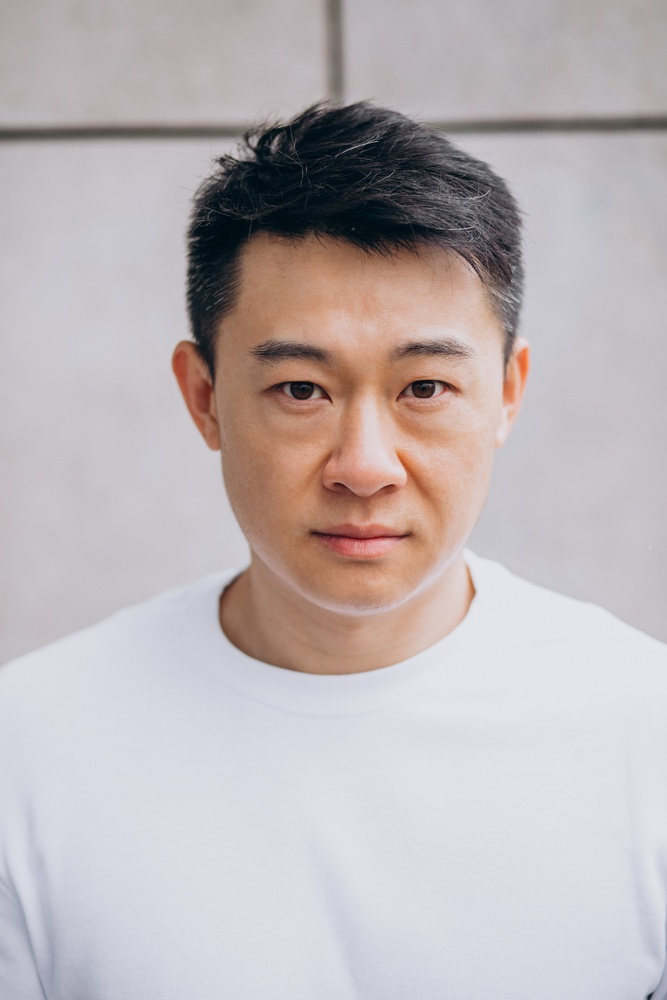
#> input picture Week1/Kmeans_Clustering/data/man.jpg, 667 x 1000 px, shrunk from 2333 x 3500 before the run, found by its file name
$ jupyter execute K_mean_Clusstering.ipynb
#> lines starting #> are read from the running program, lines starting #| are printed output that depends on the picture
Phân đoạn ảnh và nén ảnh

[cell 1]
from google.colab import drive
drive.mount('/content/drive')

[cell 2]
import matplotlib.image as mpimg
import matplotlib.pyplot as plt
import numpy as np
from sklearn.cluster import KMeans

img = mpimg.imread('/content/drive/MyDrive/PAYT/Week_1/K-means_Clusstering/Data/man.jpg')
#> img is the input picture: shape (1000, 667, 3); mean R, G, B 189.1, 180.6, 182.6
plt.imshow(img)
imgplot = plt.imshow(img)
plt.axis('off')
plt.show()
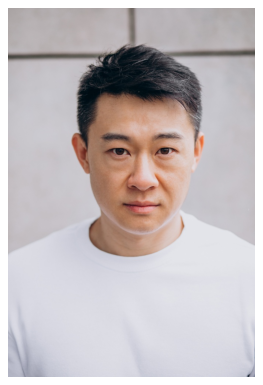
#> figure drawn by matplotlib, 1 panel

[cell 3]
from skimage.transform import rescale
img = rescale(img, 0.5, channel_axis=2)  # Scale ảnh còn 1 nửa
#> img: shape (500, 334, 3) float64

[cell 4]
plt.imshow(img)
plt.axis('off')

[cell 5]
X = img.reshape((img.shape[0]*img.shape[1], img.shape[2])) #chuyển từ ảnh từ dạng 3D về dạng 2D

[cell 6]
for K in [2, 5, 10, 15, 20]:
    kmeans = KMeans(n_clusters=K).fit(X)
    label = kmeans.predict(X)

    img4 = np.zeros_like(X)
    # Thay mỗi pixel có màu tương ứng với từng tâm cụm
    for k in range(K):
        img4[label == k] = kmeans.cluster_centers_[k]
    # Chuyển ảnh từ định dạng 2D về 3D
    img5 = img4.reshape((img.shape[0], img.shape[1], img.shape[2]))
    # Scale ảnh về ban đầu
    img5 = rescale(img5, 2.0, channel_axis=2, order=1)
    plt.imshow(img5, interpolation='nearest')
    plt.axis('off')
    plt.show()
#> this loop made 5 passes
#> pass 1, `plt.show()`:
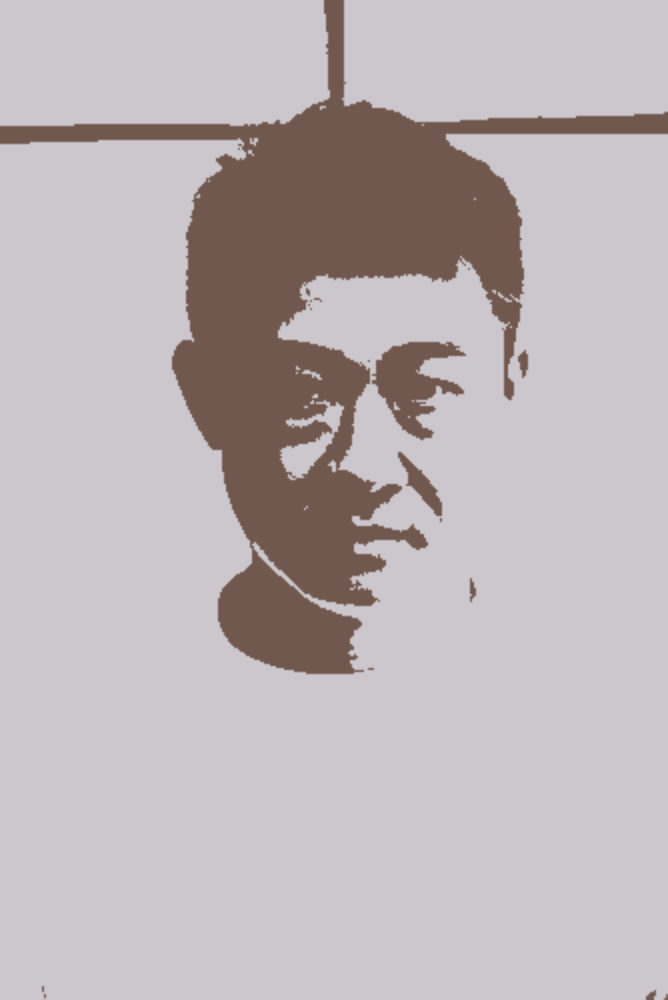
#> shown: shape (1000, 668, 3) float64; mean R, G, B 0.742, 0.708, 0.716
#> pass 2, `plt.show()`:
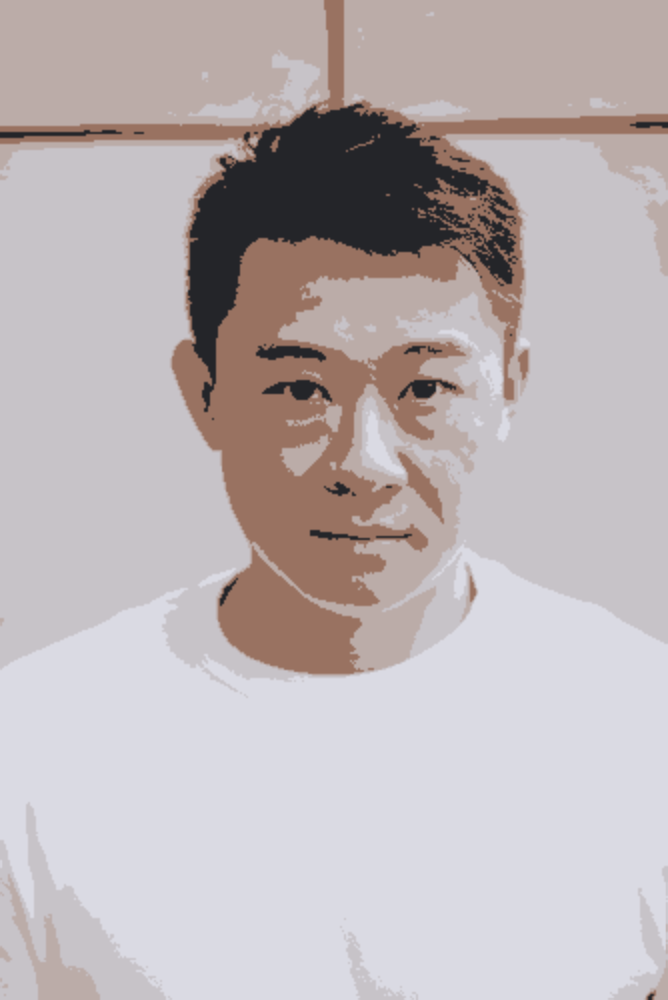
#> shown: shape (1000, 668, 3) float64; mean R, G, B 0.742, 0.708, 0.716

[cell 7]
# Chọn k = 7
for K in [7]:
    kmeans = KMeans(n_clusters=K).fit(X)
    label = kmeans.predict(X)

    img4 = np.zeros_like(X)
    # Thay mỗi pixel có màu tương ứng với từng tâm cụm
    for k in range(K):
        img4[label == k] = kmeans.cluster_centers_[k]
    # Chuyển ảnh từ định dạng 2D về 3D
    img5 = img4.reshape((img.shape[0], img.shape[1], img.shape[2]))
    # Scale ảnh về ban đầu
    img5 = rescale(img5, 2.0, channel_axis=2, order=1)
    plt.imshow(img5, interpolation='nearest')
    plt.axis('off')
    plt.show()
#> this loop made 1 pass
#> pass 1, `plt.show()`:
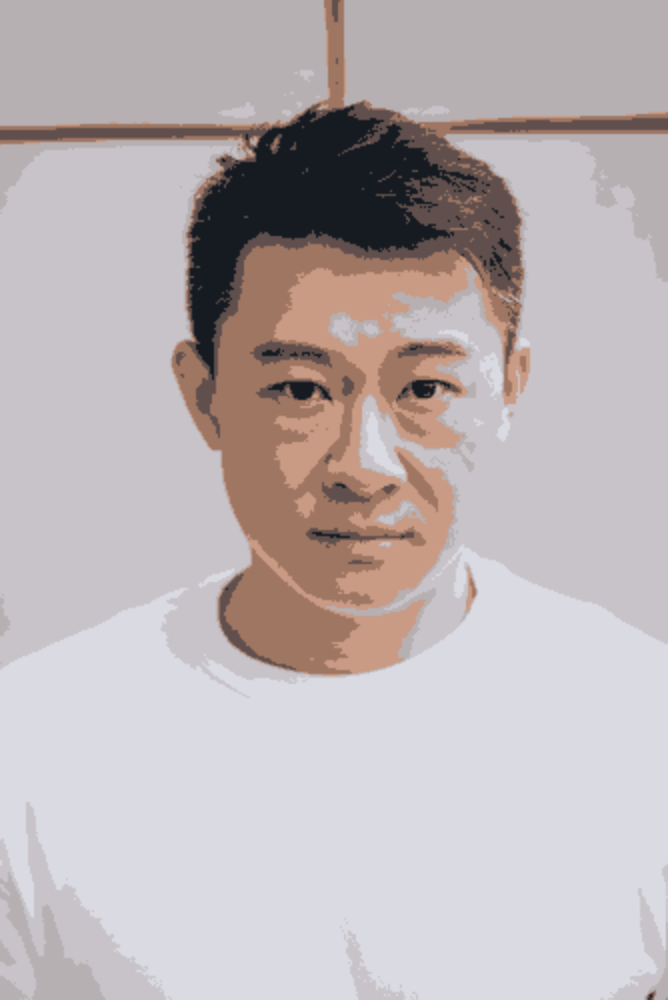
#> shown: shape (1000, 668, 3) float64; mean R, G, B 0.742, 0.708, 0.716
